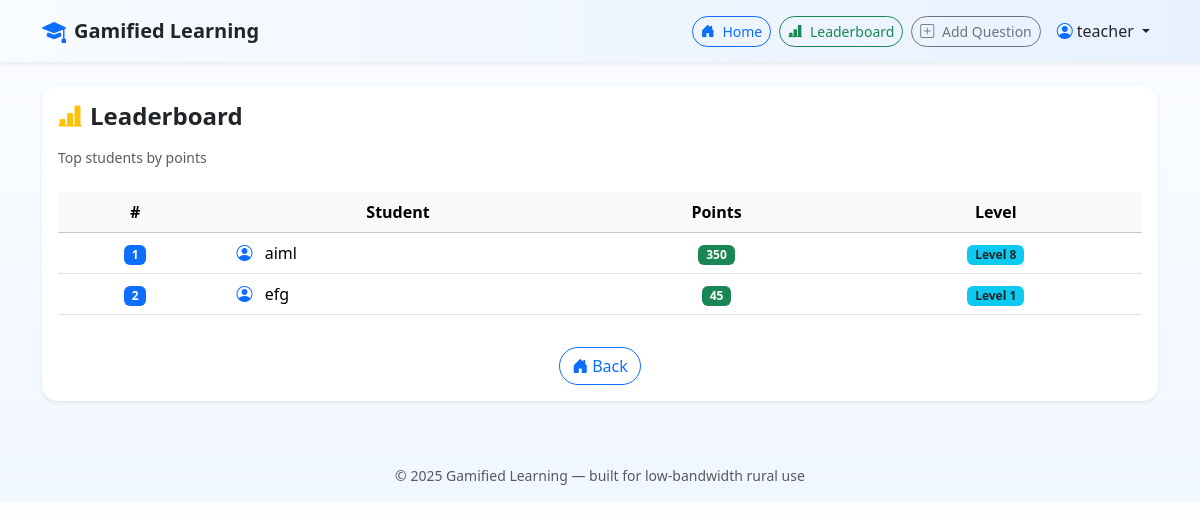
The page /leaderboard (signed in) on the database its author committed.
### app.py (models this page shows)
class User(UserMixin, db.Model):
    id = db.Column(db.Integer, primary_key=True)
    username = db.Column(db.String(80), unique=True, nullable=False)
    password = db.Column(db.String(200), nullable=False)
    role = db.Column(db.String(20), nullable=False)  # 'student' or 'teacher'
    created_at = db.Column(db.DateTime, default=datetime.utcnow)

class StudentProgress(db.Model):
    id = db.Column(db.Integer, primary_key=True)
    student_id = db.Column(db.Integer, db.ForeignKey('user.id'), unique=True, nullable=False)
    points = db.Column(db.Integer, default=0)
    level = db.Column(db.Integer, default=1)

### app.py (the view)
@app.route('/leaderboard')
@login_required
def leaderboard():
    tops = (
        db.session.query(User.username, StudentProgress.points, StudentProgress.level)
        .join(StudentProgress, StudentProgress.student_id == User.id)
        .order_by(StudentProgress.points.desc())
        .limit(20)
        .all()
    )
    return render_template('leaderboard.html', tops=tops)

### app.py (called while the page is built)
@login_manager.user_loader
def load_user(user_id):
    return User.query.get(int(user_id))

### templates/leaderboard.html
{% extends "base.html" %}
{% block content %}
<div class="card shadow-sm rounded-4 animate__animated animate__fadeInUp">
  <div class="card-body">
    <h4 class="fw-bold mb-3"><i class="bi bi-bar-chart-line-fill text-warning me-2"></i>Leaderboard</h4>
    <p class="text-muted small mb-4">Top students by points</p>
    <div class="table-responsive">
      <table class="table table-hover align-middle text-center">
        <thead class="table-light">
          <tr>
            <th>#</th>
            <th>Student</th>
            <th>Points</th>
            <th>Level</th>
          </tr>
        </thead>
        <tbody>
          {% for sp in tops %}
            <tr class="animate__animated animate__fadeInUp" style="animation-delay: {{ loop.index0 * 0.05 }}s;">
              <td><span class="badge bg-primary">{{ loop.index }}</span></td>
              <td class="text-start ps-4"><i class="bi bi-person-circle me-2 text-primary"></i> {{ sp.username }}</td>
              <td><span class="badge bg-success">{{ sp.points }}</span></td>
              <td><span class="badge bg-info text-dark">Level {{ sp.level }}</span></td>
            </tr>
          {% else %}
            <tr><td colspan="4" class="text-muted">No student records yet.</td></tr>
          {% endfor %}
        </tbody>
      </table>
    </div>
    <div class="text-center mt-3">
      <a class="btn btn-outline-primary" href="{{ url_for('student_dashboard') }}"><i class="bi bi-house-door-fill me-1"></i>Back</a>
    </div>
  </div>
</div>
{% endblock %}

### templates/base.html (shortened to what this page needs)
<!doctype html>
<html lang="en">
<head>
  <link href="https://cdn.jsdelivr.net/npm/bootstrap@5.3.2/dist/css/bootstrap.min.css" rel="stylesheet">
  <link href="https://cdn.jsdelivr.net/npm/bootstrap-icons@1.11.3/font/bootstrap-icons.css" rel="stylesheet">
  <link rel="stylesheet" href="https://cdnjs.cloudflare.com/ajax/libs/animate.css/4.1.1/animate.min.css"/>
  <link rel="stylesheet" href="{{ url_for('static', filename='style.css') }}">
</head>
<body class="bg-page">
<nav class="navbar navbar-expand-lg navbar-light shadow-sm sticky-top" style="background: linear-gradient(90deg,#f8fbff,#e8f1ff);">
  <div class="container">
    <a class="navbar-brand fw-bold d-flex align-items-center" href="#">
      <i class="bi bi-mortarboard-fill fs-4 me-2 text-primary"></i>
      <span class="text-dark">Gamified Learning</span>
    </a>
    <div class="collapse navbar-collapse" id="navMenu">
      <ul class="navbar-nav ms-auto align-items-center">
        {% if current_user.is_authenticated %}
          <li class="nav-item me-2">
            <a class="btn btn-sm btn-outline-primary" href="{{ url_for('student_dashboard') if current_user.role=='student' else url_for('teacher_report') }}">
              <i class="bi bi-house-door-fill me-1"></i> Home
            </a>
          </li>
          <li class="nav-item me-2">
            <a class="btn btn-sm btn-outline-success" href="{{ url_for('leaderboard') }}">
              <i class="bi bi-bar-chart-line-fill me-1"></i> Leaderboard
            </a>
          </li>
          {% if current_user.role == 'teacher' %}
            <li class="nav-item me-2">
              <a class="btn btn-sm btn-outline-secondary" href="{{ url_for('add_question') }}">
                <i class="bi bi-plus-square me-1"></i> Add Question
              </a>
            </li>
          {% endif %}
          <li class="nav-item dropdown">
            <a class="nav-link dropdown-toggle text-dark" href="#" role="button" data-bs-toggle="dropdown">
              <i class="bi bi-person-circle me-1 text-primary"></i>{{ current_user.username }}
            </a>
          </li>
        {% endif %}
      </ul>
    </div>
  </div>
</nav>
<main class="container py-4">
  {% block content %}{% endblock %}
</main>
<footer class="text-center py-3 mt-4 small text-muted">
  © 2025 Gamified Learning — built for low-bandwidth rural use
</footer>
</body>
</html>

### static/css/style.css (style rules this page uses)
:root { --primary:#1971f3; --accent:#6f42c1; --success:#20c997; --muted:#6c757d; --card-bg: #ffffff; --page-bg: linear-gradient(180deg,#fbfdff,#f1f7ff); }
body.bg-page { background: var(--page-bg); font-family: system-ui, -apple-system, "Segoe UI", Roboto, "Helvetica Neue", Arial; color: #222; }
.card { background: var(--card-bg); border-radius: 12px; border: 0; }
.btn { border-radius: 999px; }

### rows shown on the page
User: username "teacher"
StudentProgress: username "aiml", points "350", level "8"
StudentProgress: username "efg", points "45", level "1"
